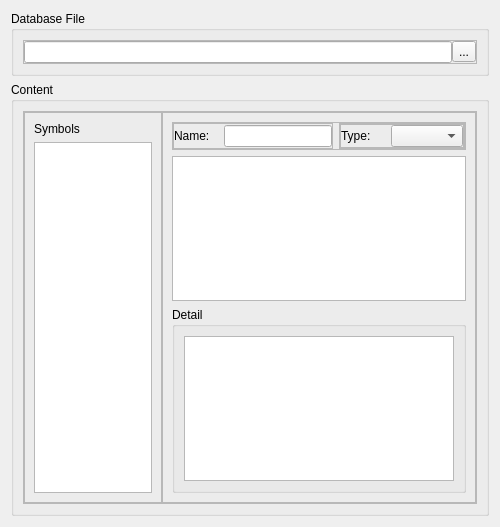
<?xml version="1.0" encoding="UTF-8"?>
<ui version="4.0">
 <class>ui_DatabaseImport</class>
 <widget class="QWidget" name="ui_DatabaseImport">
  <property name="geometry">
   <rect>
    <x>0</x>
    <y>0</y>
    <width>500</width>
    <height>527</height>
   </rect>
  </property>
  <property name="windowTitle">
   <string>Database Import</string>
  </property>
  <layout class="QVBoxLayout" name="verticalLayout">
   <item>
    <widget class="QGroupBox" name="gbDatabaseFile">
     <property name="sizePolicy">
      <sizepolicy hsizetype="Preferred" vsizetype="Fixed">
       <horstretch>0</horstretch>
       <verstretch>0</verstretch>
      </sizepolicy>
     </property>
     <property name="title">
      <string>Database File</string>
     </property>
     <layout class="QVBoxLayout" name="verticalLayout_gbSetting">
      <item>
       <widget class="QFrame" name="frame_ThrFaf_2">
        <property name="frameShape">
         <enum>QFrame::NoFrame</enum>
        </property>
        <property name="frameShadow">
         <enum>QFrame::Raised</enum>
        </property>
        <layout class="QHBoxLayout" name="horizontalLayout_67">
         <property name="spacing">
          <number>0</number>
         </property>
         <property name="margin">
          <number>0</number>
         </property>
         <item>
          <widget class="QFrame" name="frame_File">
           <property name="frameShape">
            <enum>QFrame::StyledPanel</enum>
           </property>
           <property name="frameShadow">
            <enum>QFrame::Raised</enum>
           </property>
           <layout class="QHBoxLayout" name="horizontalLayout_19">
            <property name="spacing">
             <number>0</number>
            </property>
            <property name="margin">
             <number>0</number>
            </property>
            <item>
             <widget class="QLineEdit" name="txtFile">
              <property name="enabled">
               <bool>true</bool>
              </property>
              <property name="font">
               <font>
                <weight>50</weight>
                <bold>false</bold>
               </font>
              </property>
              <property name="text">
               <string/>
              </property>
             </widget>
            </item>
            <item>
             <widget class="QToolButton" name="btnFile">
              <property name="text">
               <string>...</string>
              </property>
             </widget>
            </item>
           </layout>
          </widget>
         </item>
        </layout>
       </widget>
      </item>
     </layout>
    </widget>
   </item>
   <item>
    <widget class="QGroupBox" name="gbContent">
     <property name="title">
      <string>Content</string>
     </property>
     <layout class="QHBoxLayout" name="horizontalLayout">
      <item>
       <widget class="QFrame" name="frame_ThrFaf_3">
        <property name="frameShape">
         <enum>QFrame::NoFrame</enum>
        </property>
        <property name="frameShadow">
         <enum>QFrame::Raised</enum>
        </property>
        <layout class="QHBoxLayout" name="horizontalLayout_68">
         <property name="spacing">
          <number>0</number>
         </property>
         <property name="margin">
          <number>0</number>
         </property>
         <item>
          <widget class="QFrame" name="frame_Content">
           <property name="frameShape">
            <enum>QFrame::StyledPanel</enum>
           </property>
           <property name="frameShadow">
            <enum>QFrame::Raised</enum>
           </property>
           <layout class="QHBoxLayout" name="horizontalLayout_20">
            <property name="spacing">
             <number>0</number>
            </property>
            <property name="margin">
             <number>0</number>
            </property>
            <item>
             <widget class="QFrame" name="frame">
              <property name="sizePolicy">
               <sizepolicy hsizetype="Preferred" vsizetype="Preferred">
                <horstretch>0</horstretch>
                <verstretch>0</verstretch>
               </sizepolicy>
              </property>
              <property name="maximumSize">
               <size>
                <width>160</width>
                <height>16777215</height>
               </size>
              </property>
              <property name="frameShape">
               <enum>QFrame::StyledPanel</enum>
              </property>
              <property name="frameShadow">
               <enum>QFrame::Raised</enum>
              </property>
              <layout class="QVBoxLayout" name="verticalLayout_3">
               <item>
                <widget class="QLabel" name="labelSymbol_2">
                 <property name="sizePolicy">
                  <sizepolicy hsizetype="Preferred" vsizetype="Fixed">
                   <horstretch>0</horstretch>
                   <verstretch>0</verstretch>
                  </sizepolicy>
                 </property>
                 <property name="text">
                  <string>Symbols</string>
                 </property>
                 <property name="textFormat">
                  <enum>Qt::AutoText</enum>
                 </property>
                </widget>
               </item>
               <item>
                <widget class="QTreeView" name="tree">
                 <property name="maximumSize">
                  <size>
                   <width>161</width>
                   <height>16777215</height>
                  </size>
                 </property>
                </widget>
               </item>
              </layout>
             </widget>
            </item>
            <item>
             <widget class="QFrame" name="frame_2">
              <property name="frameShape">
               <enum>QFrame::StyledPanel</enum>
              </property>
              <property name="frameShadow">
               <enum>QFrame::Raised</enum>
              </property>
              <layout class="QVBoxLayout" name="verticalLayout_2">
               <item>
                <widget class="QFrame" name="frame_3">
                 <property name="frameShape">
                  <enum>QFrame::StyledPanel</enum>
                 </property>
                 <property name="frameShadow">
                  <enum>QFrame::Raised</enum>
                 </property>
                 <layout class="QHBoxLayout" name="horizontalLayout_2">
                  <property name="margin">
                   <number>0</number>
                  </property>
                  <item>
                   <widget class="QFrame" name="frame_AltitudeIA1">
                    <property name="sizePolicy">
                     <sizepolicy hsizetype="Minimum" vsizetype="Preferred">
                      <horstretch>0</horstretch>
                      <verstretch>0</verstretch>
                     </sizepolicy>
                    </property>
                    <property name="frameShape">
                     <enum>QFrame::StyledPanel</enum>
                    </property>
                    <property name="frameShadow">
                     <enum>QFrame::Raised</enum>
                    </property>
                    <layout class="QHBoxLayout" name="horizontalLayout_27">
                     <property name="spacing">
                      <number>0</number>
                     </property>
                     <property name="margin">
                      <number>0</number>
                     </property>
                     <item>
                      <widget class="QLabel" name="label_17">
                       <property name="minimumSize">
                        <size>
                         <width>50</width>
                         <height>0</height>
                        </size>
                       </property>
                       <property name="maximumSize">
                        <size>
                         <width>16777215</width>
                         <height>16777215</height>
                        </size>
                       </property>
                       <property name="font">
                        <font>
                         <family>Arial</family>
                         <weight>50</weight>
                         <bold>false</bold>
                        </font>
                       </property>
                       <property name="text">
                        <string>Name:</string>
                       </property>
                      </widget>
                     </item>
                     <item>
                      <widget class="QLineEdit" name="txtName">
                       <property name="sizePolicy">
                        <sizepolicy hsizetype="MinimumExpanding" vsizetype="Fixed">
                         <horstretch>0</horstretch>
                         <verstretch>0</verstretch>
                        </sizepolicy>
                       </property>
                       <property name="minimumSize">
                        <size>
                         <width>105</width>
                         <height>0</height>
                        </size>
                       </property>
                       <property name="maximumSize">
                        <size>
                         <width>16777215</width>
                         <height>16777215</height>
                        </size>
                       </property>
                       <property name="font">
                        <font>
                         <family>Arial</family>
                         <weight>50</weight>
                         <bold>false</bold>
                        </font>
                       </property>
                       <property name="text">
                        <string/>
                       </property>
                      </widget>
                     </item>
                    </layout>
                   </widget>
                  </item>
                  <item>
                   <widget class="QFrame" name="frame_4">
                    <property name="frameShape">
                     <enum>QFrame::StyledPanel</enum>
                    </property>
                    <property name="frameShadow">
                     <enum>QFrame::Raised</enum>
                    </property>
                    <layout class="QHBoxLayout" name="horizontalLayout_3">
                     <property name="spacing">
                      <number>0</number>
                     </property>
                     <property name="margin">
                      <number>0</number>
                     </property>
                     <item>
                      <widget class="QFrame" name="frame_AltitudeIA1_2">
                       <property name="sizePolicy">
                        <sizepolicy hsizetype="Minimum" vsizetype="Preferred">
                         <horstretch>0</horstretch>
                         <verstretch>0</verstretch>
                        </sizepolicy>
                       </property>
                       <property name="frameShape">
                        <enum>QFrame::StyledPanel</enum>
                       </property>
                       <property name="frameShadow">
                        <enum>QFrame::Raised</enum>
                       </property>
                       <layout class="QHBoxLayout" name="horizontalLayout_28">
                        <property name="spacing">
                         <number>0</number>
                        </property>
                        <property name="margin">
                         <number>0</number>
                        </property>
                        <item>
                         <widget class="QLabel" name="label_18">
                          <property name="minimumSize">
                           <size>
                            <width>50</width>
                            <height>0</height>
                           </size>
                          </property>
                          <property name="maximumSize">
                           <size>
                            <width>16777215</width>
                            <height>16777215</height>
                           </size>
                          </property>
                          <property name="font">
                           <font>
                            <family>Arial</family>
                            <weight>50</weight>
                            <bold>false</bold>
                           </font>
                          </property>
                          <property name="text">
                           <string>Type:</string>
                          </property>
                         </widget>
                        </item>
                        <item>
                         <widget class="QComboBox" name="cmbType">
                          <property name="sizePolicy">
                           <sizepolicy hsizetype="MinimumExpanding" vsizetype="Fixed">
                            <horstretch>0</horstretch>
                            <verstretch>0</verstretch>
                           </sizepolicy>
                          </property>
                         </widget>
                        </item>
                       </layout>
                      </widget>
                     </item>
                    </layout>
                   </widget>
                  </item>
                 </layout>
                </widget>
               </item>
               <item>
                <widget class="QTableView" name="tableView"/>
               </item>
               <item>
                <widget class="QGroupBox" name="groupBox">
                 <property name="title">
                  <string>Detail</string>
                 </property>
                 <layout class="QVBoxLayout" name="verticalLayout_4">
                  <item>
                   <widget class="QTableView" name="tableViewDetail"/>
                  </item>
                 </layout>
                </widget>
               </item>
              </layout>
             </widget>
            </item>
           </layout>
          </widget>
         </item>
        </layout>
       </widget>
      </item>
     </layout>
    </widget>
   </item>
  </layout>
 </widget>
 <resources/>
 <connections/>
</ui>
